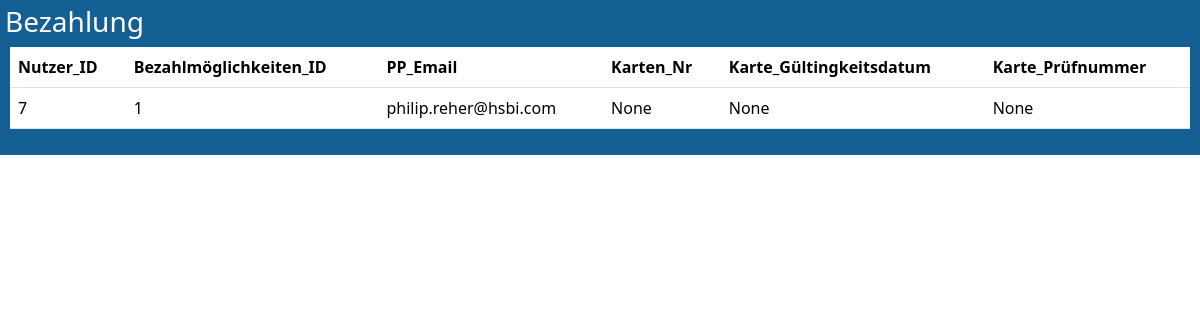
/Bezahlung, run on an earlier commit of the app's database.
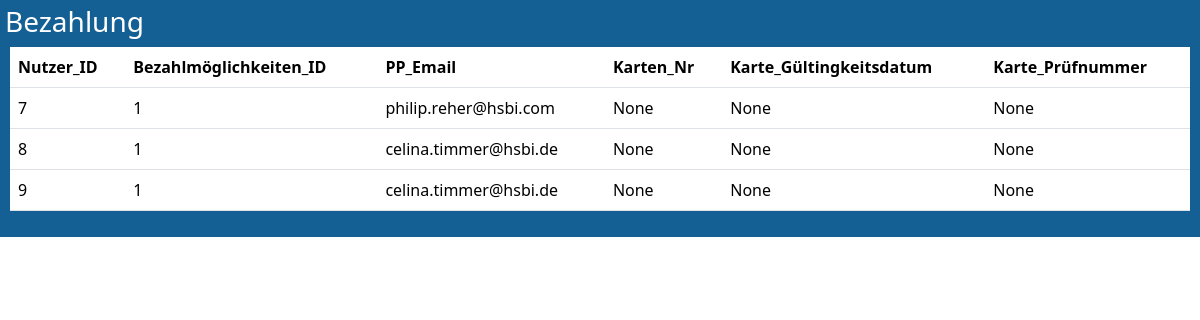
And on a later commit of the database.
### model.py (models this page shows)
class Bezahlung(db.Model):
    __tablename__ = 'bezahlung'
    Nutzer_ID = db.Column(db.Integer, db.ForeignKey('nutzer.ID'), primary_key=True)
    Bezahlmöglichkeiten_ID = db.Column(db.Integer, db.ForeignKey('bezahlmöglichkeiten.ID'), primary_key=True)
    PP_Email = db.Column(db.String(45))
    Karten_Nr = db.Column(db.String(45))
    Karte_Gültingkeitsdatum = db.Column(db.Date)
    Karte_Prüfnummer = db.Column(db.Integer)
    nutzer = relationship("Nutzer")  # backref wird verwendet, um eine bidirektionale Beziehung zu ermöglichen
    bezahlmöglichkeiten = relationship("Bezahlmöglichkeiten")

### app_admin.py (the view)
@admin.route('/Bezahlung')
def show_bezahlung():
    bezahlung_entries = db.session.query(Bezahlung).all()
    column_names = ["Nutzer_ID", "Bezahlmöglichkeiten_ID", "PP_Email", "Karten_Nr", "Karte_Gültingkeitsdatum", "Karte_Prüfnummer" ]
    return render_template('db_table_view.html', entries =bezahlung_entries, column_names=column_names, title = "Bezahlung")

### templates/db_table_view.html (shortened to what this page needs)
{% extends "sm_default_import_only.html" %}
{% block content %}
    <div class="dbPage-container">
        <h3>{{title}}</h1>
        <div class = " table-container">
            <table class="table">
                <thead class="thead-light">
                <tr>
                    {% for name in column_names %}
                        <th scope="col">{{ name }}</th>
                    {% endfor %}
                </tr>
                </thead>
                <tbody>
                    {% for entry in entries %}
                        <tr>
                            {% for identifier in column_names %}
                                {% if identifier == "ID" %}
                                    <th scope="row">{{ entry.ID }}</th>
                                {% else %}
                                    <td>{{ entry[identifier]  }}</td>
                                {% endif%}
                            {% endfor %}
                        </tr>
                    {% endfor %}
                </tbody>
            </table>
        </div>
    </div>
{%endblock%}

What changed in the data, as far as the page shows it:
added Bezahlung: Nutzer_ID "8" "1" "celina.timmer@hsbi.de" "None" "None" "None"
added Bezahlung: Nutzer_ID "9" "1" "celina.timmer@hsbi.de" "None" "None" "None"
